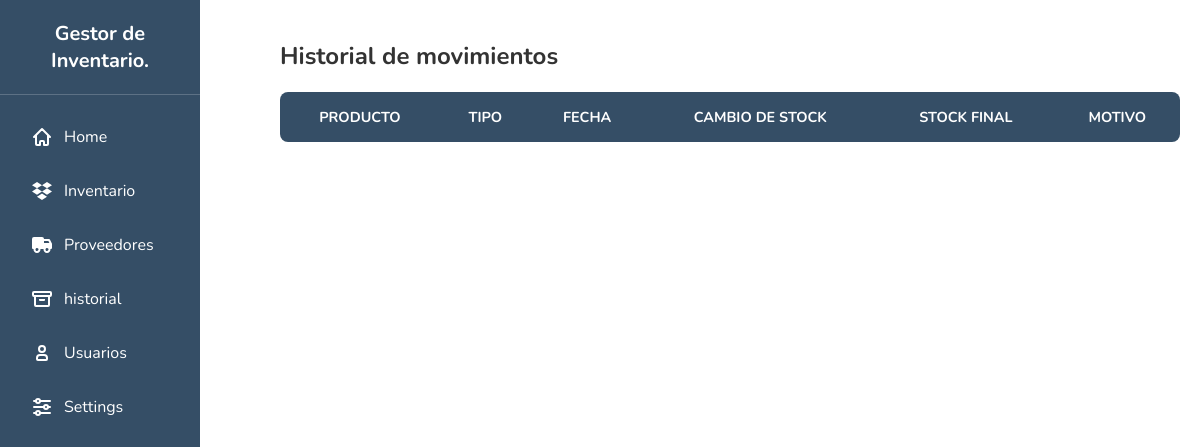
Page /historial (signed in) on the earlier database version.
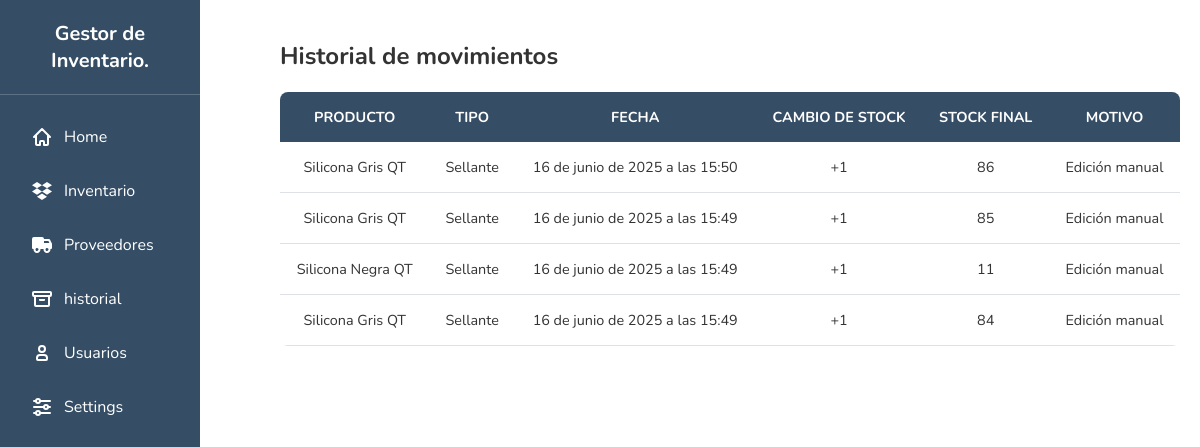
Same page on the later database version.
### inventory/models.py (models this page shows, shortened)
class HistorialMovimiento(models.Model):
    producto_id = models.IntegerField()
    nombre_producto = models.CharField(max_length=200)
    tipo_producto = models.CharField(max_length=50)  # "Sellante", "Herramienta", "Pintura"
    fecha = models.DateTimeField(auto_now_add=True)
    cambio_stock = models.IntegerField()  # Positivo para entrada, negativo para salida
    stock_final = models.IntegerField()
    motivo = models.CharField(max_length=255, blank=True)

### inventory/views.py (the view)
# urls.py: re_path(r'^historial$', historial, name='historial'),
@login_required
def historial(request):
    movimientos = HistorialMovimiento.objects.all().order_by('-fecha')
    return render(request, 'inv/historial.html', {'movimientos': movimientos})

### inventory/templates/inv/historial.html
{% extends 'inv/base.html' %}
{% block body %}
<h2>Historial de movimientos</h2>
<table class="table table-striped">
  <thead>
    <tr>
      <th>Producto</th>
      <th>Tipo</th>
      <th>Fecha</th>
      <th>Cambio de Stock</th>
      <th>Stock Final</th>
      <th>Motivo</th>
    </tr>
  </thead>
  <tbody>
    {% for mov in movimientos %}
      <tr>
        <td>{{ mov.nombre_producto }}</td>
        <td>{{ mov.tipo_producto }}</td>
        <td>{{ mov.fecha }}</td>
        <td>{% if mov.cambio_stock > 0 %}+{% endif %}{{ mov.cambio_stock }}</td>
        <td>{{ mov.stock_final }}</td>
        <td>{{ mov.motivo }}</td>
      </tr>
    {% endfor %}
  </tbody>
</table>
{% endblock %}

### inventory/templates/inv/base.html (shortened to what this page needs)
<!DOCTYPE html>
<html>
  {% load static %}
  {% block styles %}
    <link rel="stylesheet" type="text/css" href="{% static '/css/bootstrap.min.css' %}">
    <link rel="stylesheet" type="text/css" href="{% static '/css/style.css' %}">
  {% endblock %}
<body>
  <div class="sidebar">
    <div class="sidebar-logo">
      Gestor de Inventario.
    </div>
    <div class="sidebar-logoless">
    <div class="sidebar-nav">
      <a href="{% url 'index' %}">
        Home
      </a>
      <a href="{% url 'inventario' %}">
        Inventario
      </a>
      <a href="{% url 'suppliers_list' %}">
        Proveedores
      <a href="{% url 'historial' %}">
        historial
      </a>
      <a href="{% url 'users' %}">
        <svg class="w-6 h-6" aria-hidden="true" xmlns="http://www.w3.org/2000/svg" width="24" height="24" fill="none" viewBox="0 0 24 24">
          <path stroke="currentColor" stroke-width="2" d="M7 17v1a1 1 0 0 0 1 1h8a1 1 0 0 0 1-1v-1a3 3 0 0 0-3-3h-4a3 3 0 0 0-3 3Zm8-9a3 3 0 1 1-6 0 3 3 0 0 1 6 0Z"/>
        </svg>
        Usuarios
      </a>
      <a>
        Settings
      </a>
      </div>
    </div>
  </div>
  <div class="container" style="margin-left: 260px;">
    {% block body %}
    {% endblock %}
  </div>
</body>
</html>

Differences in the rows shown:
added HistorialMovimiento: nombre_producto "Silicona Gris QT", tipo_producto "Sellante", fecha "16 de junio de 2025 a las 15:50", cambio_stock "1", stock_final "86", motivo "Edición manual"
added HistorialMovimiento: nombre_producto "Silicona Gris QT", tipo_producto "Sellante", fecha "16 de junio de 2025 a las 15:49", cambio_stock "1", stock_final "85", motivo "Edición manual"
added HistorialMovimiento: nombre_producto "Silicona Negra QT", tipo_producto "Sellante", fecha "16 de junio de 2025 a las 15:49", cambio_stock "1", stock_final "11", motivo "Edición manual"
added HistorialMovimiento: nombre_producto "Silicona Gris QT", tipo_producto "Sellante", fecha "16 de junio de 2025 a las 15:49", cambio_stock "1", stock_final "84", motivo "Edición manual"
